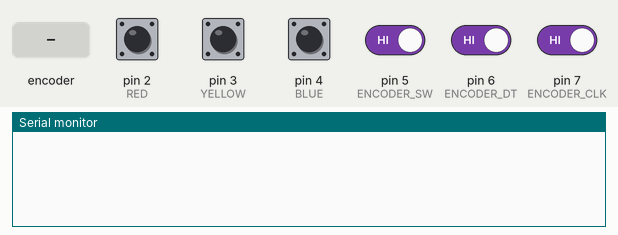
A sketch run on a simulated Arduino Uno, built with avr-gcc and run on an emulated ATmega328P. Parts: the last lines printed to the serial monitor. Inputs (shaded band) come from the test bench; at power-on: pin 2 (RED), pin 3 (YELLOW), pin 4 (BLUE), pin 5 (ENCODER_SW), pin 6 (ENCODER_DT), pin 7 (ENCODER_CLK) HIGH.

Above: at 1.2 s.
1.3 s: rotary encoder on pin 7 (ENCODER_CLK) / pin 6 (ENCODER_DT) turned 1 step (first pin leading)
At 1.6 s:
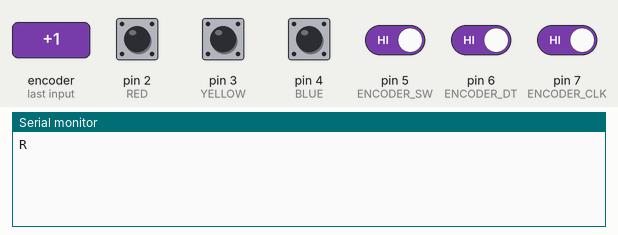
3.0 s: pin 2 (RED) pulled LOW for 0.15 s
At 4.1 s:
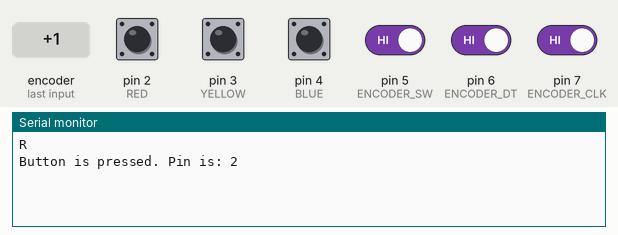
4.6 s: rotary encoder on pin 7 (ENCODER_CLK) / pin 6 (ENCODER_DT) turned 2 steps (second pin leading)
At 5.2 s:
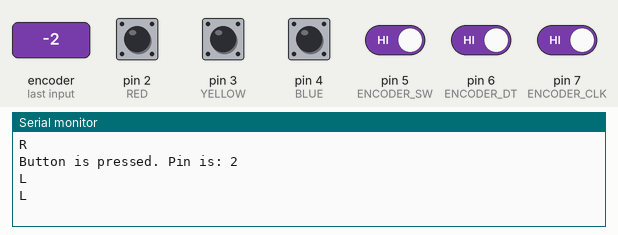
6.5 s: pin 3 (YELLOW) pulled LOW for 0.15 s
At 7.7 s:
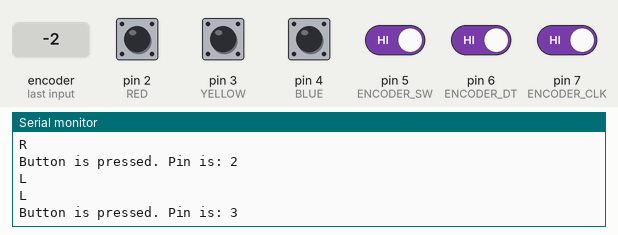
8.1 s: pin 4 (BLUE) pulled LOW for 0.15 s
At 9.2 s:
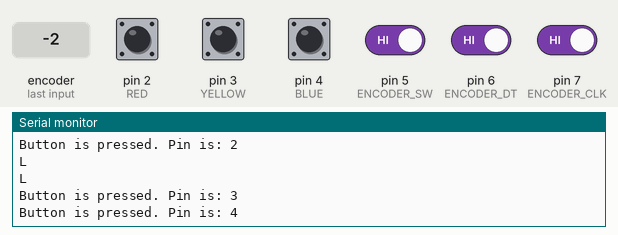
9.7 s: pin 5 (ENCODER_SW) driven LOW
At 9.88 s:
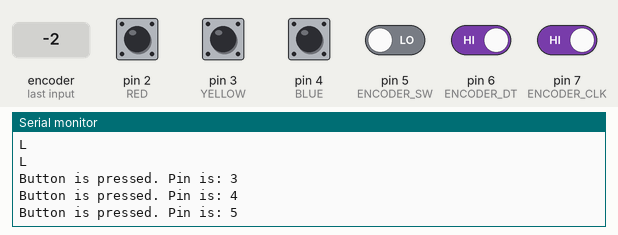
Timing chart, 0 to 12.2 s (numbered marks = the images above; inputs shaded):
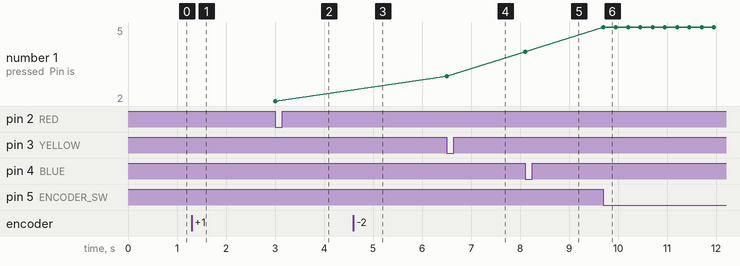

Measured:
- after the input at 1.3 s, the serial monitor: prints a new line at once (image 1)
- after the input at 3.0 s, the serial monitor: prints a new line at once (image 2)
- after the input at 4.6 s, the serial monitor: prints a new line at once (image 3)
- after the input at 6.5 s, the serial monitor: prints a new line at once (image 4)
- after the input at 8.1 s, the serial monitor: prints a new line at once (image 5)
- after the input at 9.7 s, the serial monitor: prints a new line at once (image 6)
- plotted number 1: 2 → 3 after the input at 6.5 s, 3 → 4 after the input at 8.1 s, 4 → 5 after the input at 9.7 s

The sketch:

macroba.ino
```cpp
#define ENCODER_CLK 7
#define ENCODER_DT  6
#define ENCODER_SW 5
#define RED 2
#define BLUE 4
#define YELLOW 3
int lastButton = LOW;
int lastClk = HIGH;
int isPressedR = LOW;
int isPressedB = LOW;
int isPressedY = LOW;

void setup() {
  // put your setup code here, to run once:
  pinMode(RED, INPUT_PULLUP);
  pinMode(BLUE, INPUT_PULLUP);
  pinMode(YELLOW, INPUT_PULLUP);
  pinMode(ENCODER_CLK, INPUT);
  pinMode(ENCODER_DT, INPUT);
  pinMode(ENCODER_SW, INPUT_PULLUP);
  Serial.begin(9600);
}

void loop() {
  // put your main code here, to run repeatedly:
  readButton(RED);
  readButton(YELLOW);
  readButton(BLUE);
  readButton(ENCODER_SW);
  readEncoder();
}

void readButton(int pin) {

  int pressed = digitalRead(pin);

  if(pressed == LOW) {
    Serial.print("Button is pressed. Pin is: ");
    Serial.println(pin);
      delay(250);
  }
  // lastButton = pressed;
}

long int modeLastChanged = 0;
int prevClk = HIGH;
void readEncoder() {
  if (digitalRead(ENCODER_SW) == LOW && millis() - modeLastChanged > 300) {
    modeLastChanged = millis();
    // Do mute or
  }

  int clk = digitalRead(ENCODER_CLK);
  if (clk != prevClk && clk == LOW) {
    int dt = digitalRead(ENCODER_DT);
    int delta = dt == HIGH ? 1 : 2;

    if (delta == 1) {
    Serial.println(
      "R"
    );
    }
    else if (delta == 2) {
      Serial.println(
        "L"
      );
    }

  }
  prevClk = clk;


}
```
